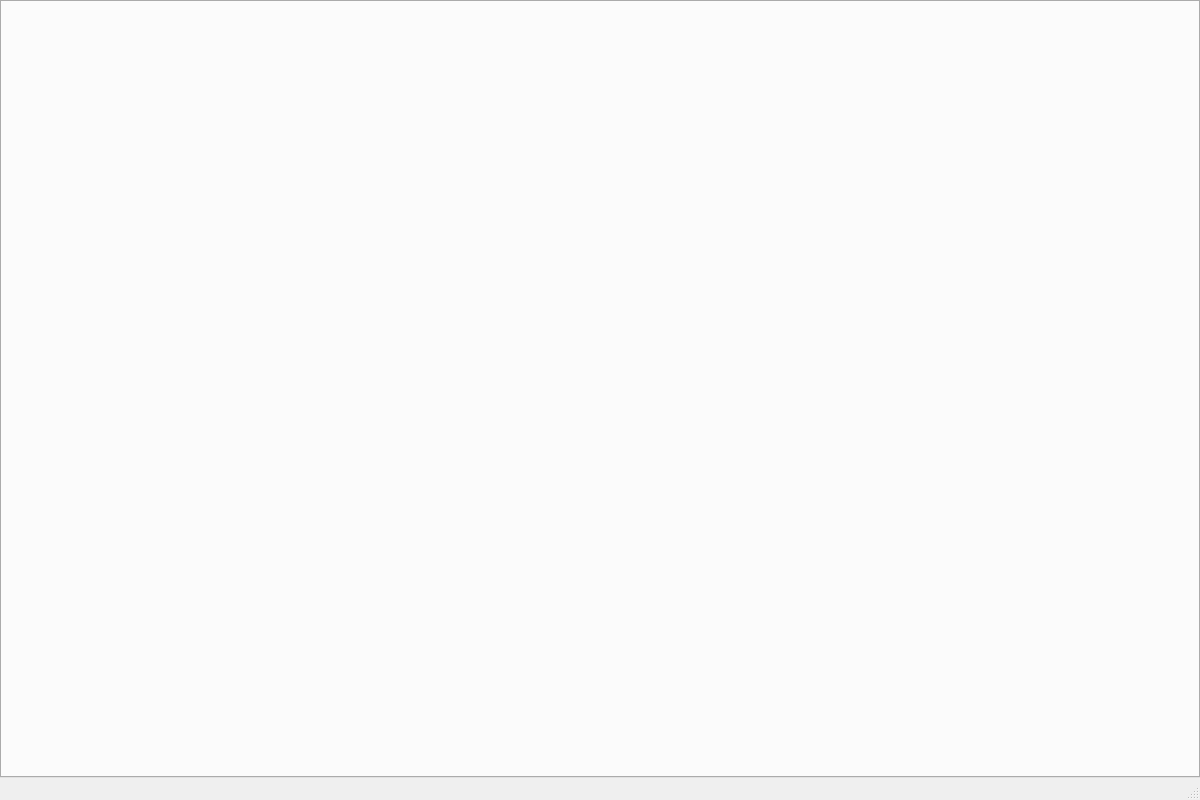
<?xml version="1.0" encoding="UTF-8"?>
<ui version="4.0">
 <class>MainWindow</class>
 <widget class="QMainWindow" name="MainWindow">
  <property name="geometry">
   <rect>
    <x>0</x>
    <y>0</y>
    <width>1200</width>
    <height>800</height>
   </rect>
  </property>
  <property name="windowTitle">
   <string>Professional Text Editor</string>
  </property>
  <widget class="QWidget" name="centralwidget">
   <layout class="QVBoxLayout" name="verticalLayout">
    <property name="leftMargin">
     <number>0</number>
    </property>
    <property name="topMargin">
     <number>0</number>
    </property>
    <property name="rightMargin">
     <number>0</number>
    </property>
    <property name="bottomMargin">
     <number>0</number>
    </property>
    <item>
     <widget class="QTabWidget" name="tabWidget">
      <property name="movable">
       <bool>true</bool>
      </property>
      <property name="tabsClosable">
       <bool>true</bool>
      </property>
     </widget>
    </item>
   </layout>
  </widget>
  <widget class="QStatusBar" name="statusbar"/>
 </widget>
 <resources/>
 <connections/>
</ui>
